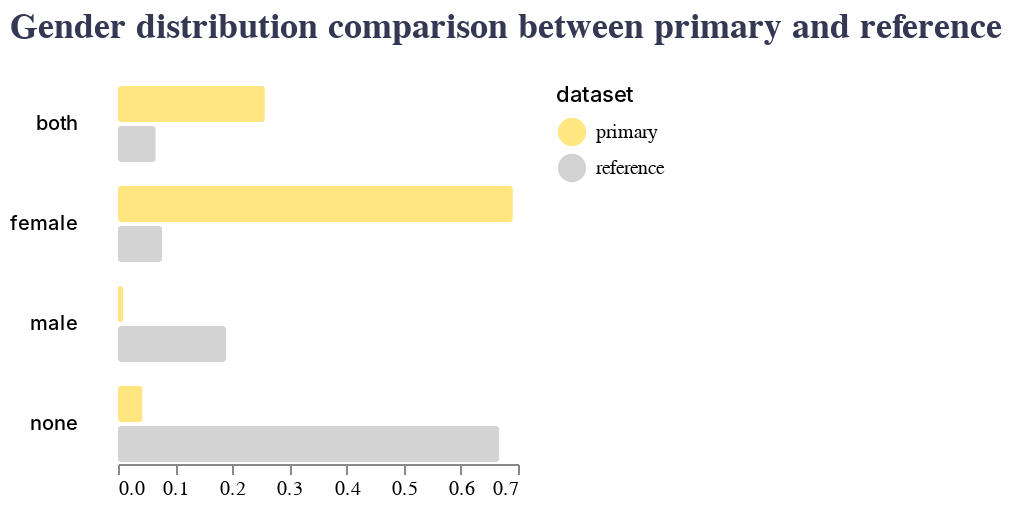

Notebook cell for this chart:
### Code cell
g_compare

### Figure 1 — Vega-Lite specification as saved in the notebook (floating-point values rounded to 4 significant figures)
{"config": {"view": {"continuousWidth": 400, "continuousHeight": 300, "stroke": null}, "axis": {"grid": false}, "title": {"anchor": "start", "color": "#343852", "dy": -15, "font": "Nunito", "fontSize": 18}}, "data": {"name": "data-f750fee52e177c963abd395069afa45f"}, "mark": {"type": "bar", "cornerRadius": 1.5}, "encoding": {"color": {"field": "dataset", "legend": {"symbolSize": 200, "symbolType": "circle", "titleFontWeight": 500}, "scale": {"range": ["#FFE680", "#D3D3D3"]}, "type": "nominal"}, "row": {"field": "gender", "header": {"labelAlign": "left", "labelAngle": 0, "labelFontWeight": 500, "labelPadding": 20}, "spacing": 10, "title": null, "type": "nominal"}, "tooltip": {"field": "percentage", "type": "quantitative"}, "x": {"field": "percentage", "title": null, "type": "quantitative"}, "y": {"axis": null, "field": "dataset", "title": null, "type": "nominal"}}, "title": "Gender distribution comparison between primary and reference", "width": 200, "$schema": "https://vega.github.io/schema/vega-lite/v4.17.0.json", "datasets": {"data-f750fee52e177c963abd395069afa45f": [{"gender": "female", "dataset": "primary", "percentage": 0.691}, {"gender": "both", "dataset": "primary", "percentage": 0.257}, {"gender": "none", "dataset": "primary", "percentage": 0.043}, {"gender": "male", "dataset": "primary", "percentage": 0.009}, {"gender": "female", "dataset": "reference", "percentage": 0.077}, {"gender": "both", "dataset": "reference", "percentage": 0.066}, {"gender": "none", "dataset": "reference", "percentage": 0.667}, {"gender": "male", "dataset": "reference", "percentage": 0.189}]}}
